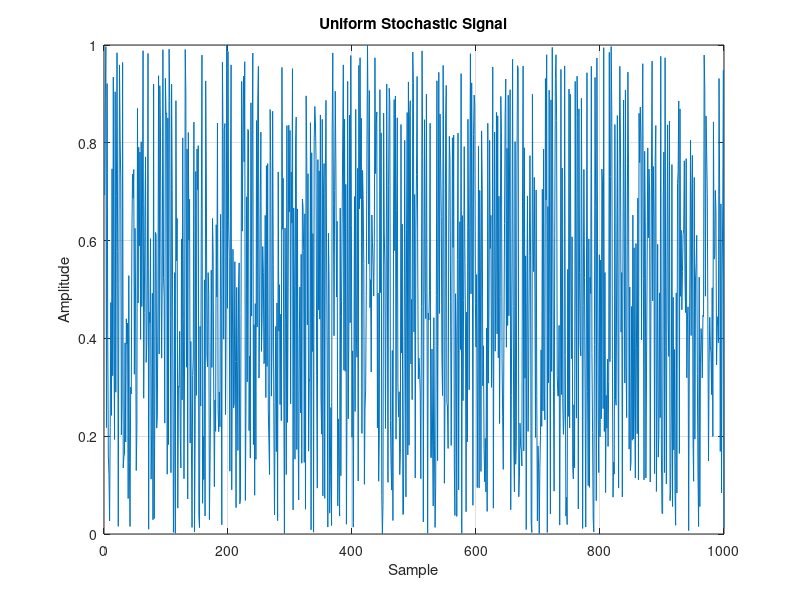

Here is the MATLAB script that generated this plot: (Note: this script raises an error after producing the figure.)
%% *Basics of Signal Processing - Stochastic Signals*
%% Clear the workspace
close all;
clear;
clc;

%% Uniform Stochastic Signals
% Uniform random variables are used to model situations where any outcome
% is equally likely. The probability density function of a uniform random
% variable is given by
%
% $$f(x) = \frac{1}{b-a}$$
%
% for $a \leq x \leq b$ and $0$ otherwise. The mean and variance of a
% uniform random variable are given by
%
% $$\mu = \frac{a+b}{2}$$
%
% $$\sigma^2 = \frac{(b-a)^2}{12}$$

% The following code generates a uniform random variable with size 1000
% between 0 and 1.

stochastic_signal = rand(1, 1000);
figure('Name', 'Uniform Stochastic Signal');
plot(stochastic_signal);
title('Uniform Stochastic Signal');
xlabel('Sample');
ylabel('Amplitude');
grid on;

%%%
% It can be shown that the histogram of a uniform random process is also
% uniform.
% More accurate results can be obtained by increasing the number of samples.
stochastic_signal = rand(1, 10000);
histogram(stochastic_signal, 50); % 100 bins
title('Uniform Stochastic Signal Histogram');
xlabel('Amplitude');
ylabel('Number of Samples');
grid on;

%%%
% We can plot the probability density function using |makedist| class
% and |pdf| function.
pd = makedist('Uniform'); % Make a uniform distribution
x = 0:0.01:1;
y = pdf(pd, x); % Calculate the pdf over the x values
figure('Name', 'Uniform Stochastic Signal PDF');
plot(x, y, 'LineWidth', 1.5');
title('Uniform Stochastic Signal PDF');
xlabel('Amplitude');
ylabel('Probability');
grid on;

%% Gaussian Stochastic Signals
% Gaussian random variables are used to model situations where the
% probability density function is bell-shaped. The probability density
% function of a Gaussian random variable is given by
%
% $$f(x) = \frac{1}{\sigma \sqrt{2\pi}} e^{-\frac{(x-\mu)^2}{2\sigma^2}}$$
%
% The mean and variance of a Gaussian random variable are given by
%
% $$\mu = \mu$$
%
% $$\sigma^2 = \sigma^2$$

%%%
% The following code generates a Gaussian random variable with size 1000
% with mean 0 and variance 1.

stochastic_signal = randn(1, 1000);
figure('Name', 'Gaussian Stochastic Signal');
plot(stochastic_signal);
title('Gaussian Stochastic Signal');
xlabel('Sample');
ylabel('Amplitude');
grid on;

%%%
% It can be shown that the histogram of a Gaussian random process is also
% Gaussian.
% More accurate results can be obtained by increasing the number of samples.
figure('Name', 'Histogram of Gaussian Stochastic Signal');
stochastic_signal = randn(1, 10000);
histogram(stochastic_signal, 100);
title('Histogram of Gaussian Stochastic Signal');
xlabel('Amplitude');
ylabel('Number of Samples');
grid on;

%%%
% We can plot the probability density function using |makedist| class
% and |pdf| function.
pd = makedist('Normal'); % Make a Gaussian distribution
x = -5:0.01:5;
y = pdf(pd, x); % Calculate the pdf over the x values
figure('Name', 'Gaussian Stochastic Signal PDF');
plot(x, y, 'LineWidth', 1.5');
title('Gaussian Stochastic Signal PDF');
xlabel('Amplitude');
ylabel('Probability');
grid on;

%% Poisson Stochastic Signals
% Poisson random variables are used to model situations where the
% probability density function is asymmetric and has a long tail. The
% probability density function of a Poisson random variable is given by
%
% $$f(x) = \frac{e^{-\lambda} \lambda^x}{x!}$$
%
% The mean and variance of a Poisson random variable are given by
%
% $$\mu = \lambda$$
%
% $$\sigma^2 = \lambda$$

%%%
% The following code generates a Poisson random variable with size 1000
% with mean 5.

stochastic_signal = poissrnd(5, 1, 1000);
figure('Name', 'Poisson Stochastic Signal');
plot(stochastic_signal);
title('Poisson Stochastic Signal');
xlabel('Sample');
ylabel('Amplitude');
grid on;

%%%
% It can be shown that the histogram of a Poisson random process is also
% Poisson.
% More accurate results can be obtained by increasing the number of samples.
figure('Name', 'Histogram of Poisson Stochastic Signal');
stochastic_signal = poissrnd(5, 1, 10000);
histogram(stochastic_signal, 100);
title('Histogram of Poisson Stochastic Signal');
xlabel('Amplitude');
ylabel('Number of Samples');
grid on;

%%%
% We can plot the probability density function using |makedist| class
% and |pdf| function.
pd = makedist('Poisson', 'lambda', 5); % Make a Poisson distribution
x = 0:0.01:20;
y = pdf(pd, x); % Calculate the pdf over the x values
figure('Name', 'Poisson Stochastic Signal PDF');
plot(x, y, 'LineWidth', 1.5');
title('Poisson Stochastic Signal PDF');
xlabel('Amplitude');
ylabel('Probability');
grid on;

%% Exponential Stochastic Signalsq
%% Lognormal Stochastic Signals
%% Rayleigh Stochastic Signals
%% Rician Stochastic Signals\
%% Weibull Stochastic Signals
%% Gamma Stochastic Signals
%% |random| Function
